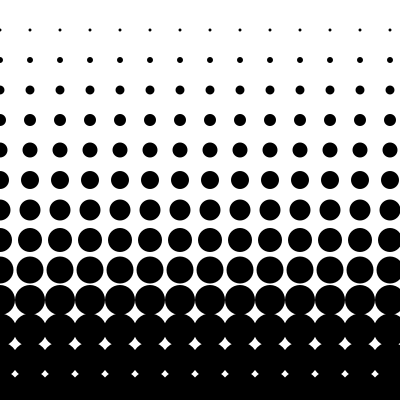
Frame 1 (no input)
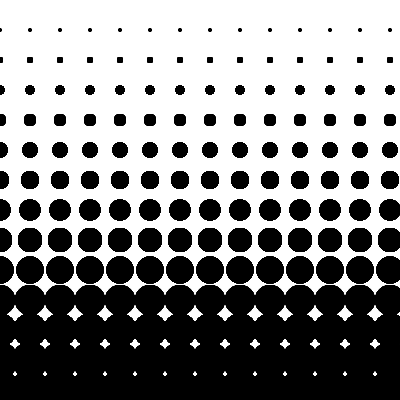
Frame 60 (the mouse pressed at the canvas centre just before this capture)
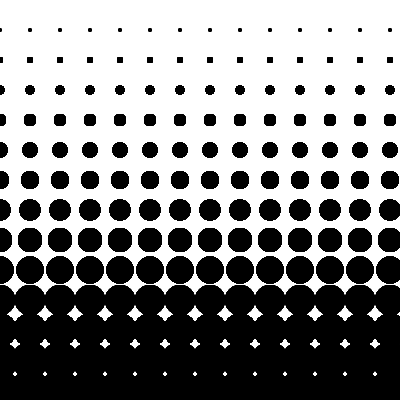
Frame 120 (the mouse held since frame 60 and released just before this capture)

The Processing sketch that drew these frames (run headless with seeded random() and noise(); from frame 60 on, the mouse is pressed at the canvas centre):

// Processing sketch: processing_163215
// ── processing_163215.pde

void setup() {
  size(400, 400);
  background(255);
  fill(0);
  noStroke();
}

void draw() {
  for (int i=0; i<=400; i+=30) {
    for (int j=0; j<=400; j+=30) {
      ellipse(i, j, j/10, j/10);
    }
  }
}

//A variável i determina que a posição horizontal das esferas deve aumentar, ou seja, elas serão desenhadas cada vez mais para a direita com o acréscimo da variável i pelo uso do laço for.
//Já a variável j, assim como a i, determina o deslocamento da posição onde as esferas devem ser pintadas na //vertical. Aproveitando o comportamente de aumentar tanto da posição vertical das esferas como do seu raio //para obter o efeito de "Halftone", utilizei a mesma variável para definir o raio crescente das esferas.
